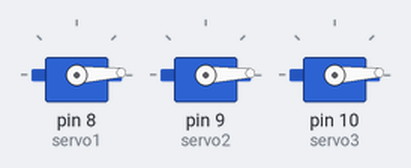
A sketch run on a simulated Arduino Uno, built with avr-gcc and run on an emulated ATmega328P. On the bench: 3 × servo.

Above: at 0.05 s.
At 0.65 s:
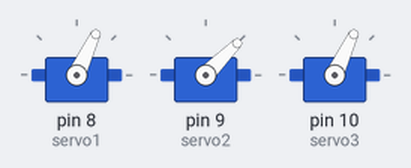
At 1.15 s:
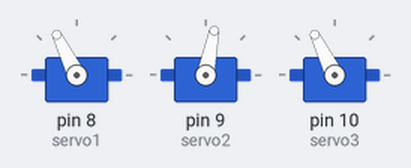
At 2.3 s:
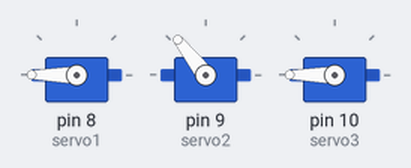
At 3.4 s:
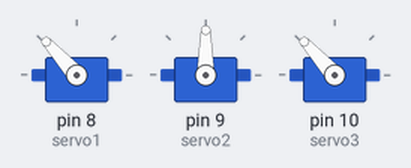
At 4.55 s:
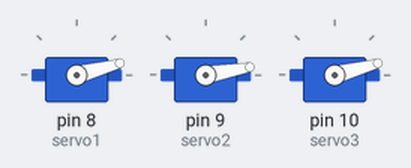
Timing chart, 0 to 7.4 s (numbered marks = the images above):
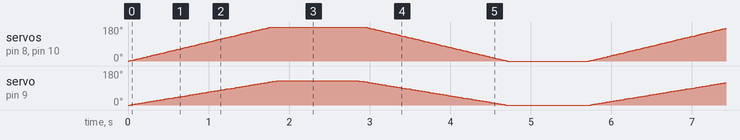

The sketch:

sketch_jan17a.ino
```cpp
#include <Servo.h>

Servo servo1;
Servo servo2;
Servo servo3;
int pos = 0;
double multiplierR = 0.715; //regular multiplier
double multiplierC = 1.047; //claw multiplier
double angle = 180;

void setup() {
  servo1.attach(8);
  servo2.attach(9);
  servo3.attach(10);
}

void loop() {
  for(pos = 0; pos <= angle; pos += 1) {
    servo1.write(pos * multiplierC);
    servo2.write(pos * multiplierR);
    servo3.write(pos * multiplierC);
    delay(10);
  }
  delay(1000);
  for(pos = angle; pos >= 0; pos -= 1) {
    servo1.write(pos * multiplierC);
    servo2.write(pos * multiplierR);
    servo3.write(pos * multiplierC);
    delay(10);
  }
  delay(1000);
}
```
